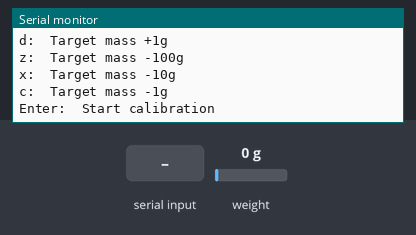
This sketch was run on a simulated Arduino Uno, built with avr-gcc and run on an emulated ATmega328P. Parts: the last lines printed to the serial monitor. The inputs (shaded band) are chosen by the test bench; at power-on: weight on the scale 0 g.

Above: at 2.2 s.
2.3 s: "z\n" received over Serial
At 3.7 s:
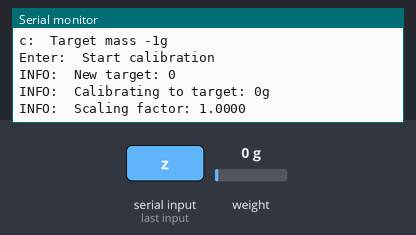
3.8 s: byte 113 ('q') received over Serial
At 6.0 s:
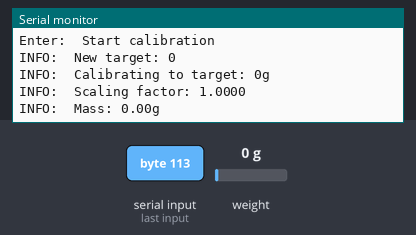
6.3 s: "a\n" received over Serial
At 7.7 s:
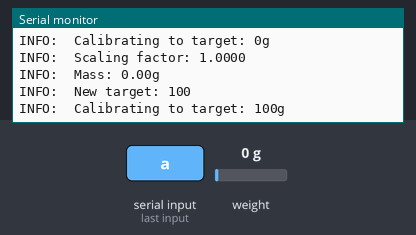
9.3 s: weight on the scale set to 100 g
At 10.0 s:
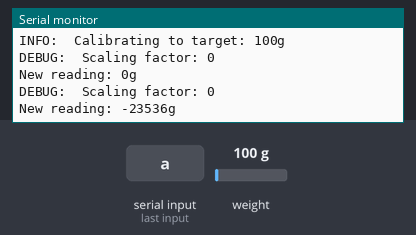
10.8 s: byte 120 ('x') received over Serial
At 12.0 s:
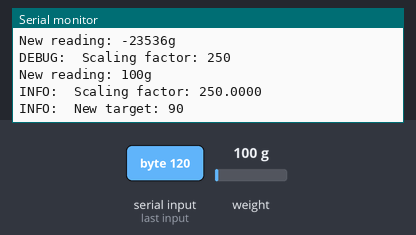

Measured:
- after the input at 2.3 s, the serial monitor: prints a new line at once (image 1)
- after the input at 3.8 s, the serial monitor: prints a new line after 1.0 s (image 2)
- after the input at 6.3 s, the serial monitor: prints a new line at once (image 3)
- after the input at 9.3 s, the serial monitor: prints a new line at once (image 4)
- after the input at 10.8 s, the serial monitor: prints a new line at once (image 5)

The sketch:

HX711-Calibration.ino
```cpp
#include "HX711.h"
#include "logging.h"
#include "ProgmemString.h"
#include <SimpleTimer.h>

////////////////////////////////////////////////////////////////////////////////
// Objects

HX711 scale(2, 3);

SimpleTimer timer;
float target = 0;

////////////////////////////////////////////////////////////////////////////////
// Main Functions

void setup(){
    /**
    * Initialise the calibration test.
    */
    Log.Init(LOG_LEVEL_VERBOSE, 57600);
    Log.Info(P("Soil moisture calibration logger"));

    Log.Info(P("Resetting scales"));
    scale.set_scale();
    scale.tare();

    Log.Info("Ready to calibrate:\na:\tTarget mass +100g\ns:\tTarget mass +10g\nd:\tTarget mass +1g\nz:\tTarget mass -100g\nx:\tTarget mass -10g\nc:\tTarget mass -1g\nEnter:\tStart calibration");
}

void loop(){

    while (!Serial.available()){
        delay(10);
    }

    char command = Serial.read();
    switch(command){
        case 'z':
            add_to_target(-100);
            break;

        case 'x':
            add_to_target(-10);
            break;

        case 'c':
            add_to_target(-1);
            break;

        case 'a':
            add_to_target(100);
            break;

        case 's':
            add_to_target(10);
            break;

        case 'd':
            add_to_target(1);
            break;

        case '\n':
            run_test(target);
            break;

        case 'q':
            read_scales();
            break;

        case 't':
            scale.tare(5);
            break;
    }
}

void add_to_target(int increment){
    target += increment;
    target = constrain(target, 0, 5000);

    Log.Info("New target: %d", int(target));

}

void run_test(float target){
    Log.Info("Calibrating to target: %dg", int(target));
    float scaling_factor = 1;
    scale.set_scale(scaling_factor);
    float actual = unsigned(scale.get_units(10));

    float increment = 500;
    bool last_polarity = true;
    while (int(target) != int(actual) && increment > 0.0001){
        bool polarity;

        if (actual < target){
            scaling_factor -= increment;
            polarity = false;
        }else{
            scaling_factor += increment;
            polarity = true;
        }

        scaling_factor = constrain(scaling_factor, 0, 10000);

        scale.set_scale(scaling_factor);
        actual = unsigned(scale.get_units(10));
        Log.Debug("Scaling factor: %d\nNew reading: %dg", int(scaling_factor), int(actual));

        if (polarity != last_polarity){
            increment *= 0.5;
        }
        last_polarity = polarity;
    }

    char value[10];
    dtostrf(scaling_factor, 0, 4, value);
    Log.Info("Scaling factor: %s", value);
}

void read_scales(){
    float mass = scale.get_units(10);
    char value[8];
    dtostrf(mass, 0, 2, value);
    Log.Info("Mass: %sg", value);
}
```
